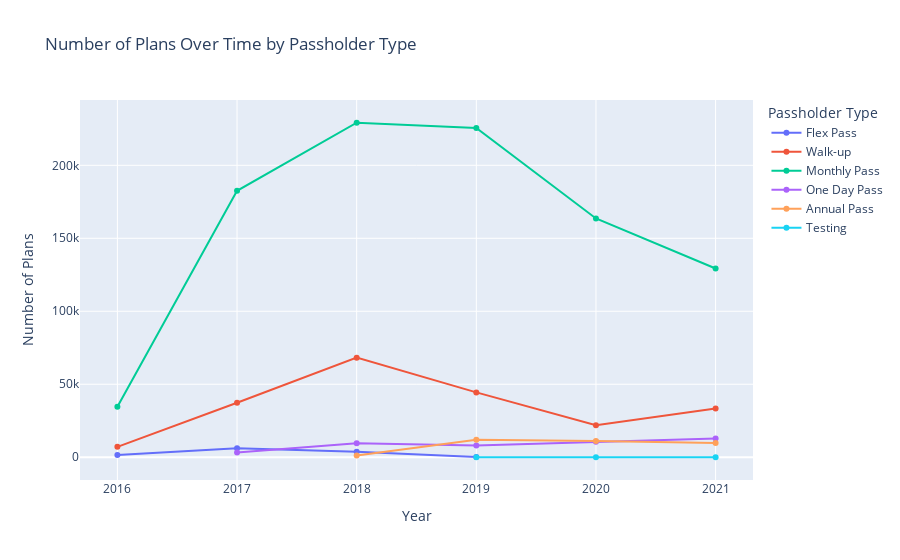

The notebook cell this image was saved under:
### Code cell
# Create the time series plot
fig = px.line(
    grupo_planes_anio_ordenado,
    x='start_year',
    y='cantidad_de_planes',
    color='passholder_type',  # Line for each passholder_type
    markers=True,  # Add markers to the lines
    labels={
        'start_year': 'Year',
        'cantidad_de_planes': 'Number of Plans',
        'passholder_type': 'Passholder Type'
    },
    title='Number of Plans Over Time by Passholder Type'
)

# Customize layout (optional)
fig.update_layout(
    xaxis=dict(title='Year'),
    yaxis=dict(title='Number of Plans'),
    legend_title='Passholder Type'
)

### Figure 1 — Plotly figure (JSON) as saved in the notebook; plotly's stock layout.template omitted (floating-point values rounded to 4 significant figures)
{"data": [{"hovertemplate": "Passholder Type=Flex Pass<br>Year=%{x}<br>Number of Plans=%{y}<extra></extra>", "legendgroup": "Flex Pass", "line": {"color": "#636efa", "dash": "solid"}, "marker": {"symbol": "circle"}, "mode": "lines+markers", "name": "Flex Pass", "orientation": "v", "showlegend": true, "type": "scatter", "x": [2016, 2017, 2018, 2019], "xaxis": "x", "y": [1534, 6195, 3713, 162], "yaxis": "y"}, {"hovertemplate": "Passholder Type=Walk-up<br>Year=%{x}<br>Number of Plans=%{y}<extra></extra>", "legendgroup": "Walk-up", "line": {"color": "#EF553B", "dash": "solid"}, "marker": {"symbol": "circle"}, "mode": "lines+markers", "name": "Walk-up", "orientation": "v", "showlegend": true, "type": "scatter", "x": [2016, 2017, 2018, 2019, 2020, 2021], "xaxis": "x", "y": [7134, 37318, 68246, 44426, 21967, 33335], "yaxis": "y"}, {"hovertemplate": "Passholder Type=Monthly Pass<br>Year=%{x}<br>Number of Plans=%{y}<extra></extra>", "legendgroup": "Monthly Pass", "line": {"color": "#00cc96", "dash": "solid"}, "marker": {"symbol": "circle"}, "mode": "lines+markers", "name": "Monthly Pass", "orientation": "v", "showlegend": true, "type": "scatter", "x": [2016, 2017, 2018, 2019, 2020, 2021], "xaxis": "x", "y": [34530, 182495, 229147, 225574, 163586, 129323], "yaxis": "y"}, {"hovertemplate": "Passholder Type=One Day Pass<br>Year=%{x}<br>Number of Plans=%{y}<extra></extra>", "legendgroup": "One Day Pass", "line": {"color": "#ab63fa", "dash": "solid"}, "marker": {"symbol": "circle"}, "mode": "lines+markers", "name": "One Day Pass", "orientation": "v", "showlegend": true, "type": "scatter", "x": [2017, 2018, 2019, 2020, 2021], "xaxis": "x", "y": [3247, 9600, 8118, 10677, 12813], "yaxis": "y"}, {"hovertemplate": "Passholder Type=Annual Pass<br>Year=%{x}<br>Number of Plans=%{y}<extra></extra>", "legendgroup": "Annual Pass", "line": {"color": "#FFA15A", "dash": "solid"}, "marker": {"symbol": "circle"}, "mode": "lines+markers", "name": "Annual Pass", "orientation": "v", "showlegend": true, "type": "scatter", "x": [2018, 2019, 2020, 2021], "xaxis": "x", "y": [1188, 12002, 11151, 9751], "yaxis": "y"}, {"hovertemplate": "Passholder Type=Testing<br>Year=%{x}<br>Number of Plans=%{y}<extra></extra>", "legendgroup": "Testing", "line": {"color": "#19d3f3", "dash": "solid"}, "marker": {"symbol": "circle"}, "mode": "lines+markers", "name": "Testing", "orientation": "v", "showlegend": true, "type": "scatter", "x": [2019, 2020, 2021], "xaxis": "x", "y": [60, 17, 1], "yaxis": "y"}], "layout": {"legend": {"title": {"text": "Passholder Type"}, "tracegroupgap": 0}, "title": {"text": "Number of Plans Over Time by Passholder Type"}, "xaxis": {"anchor": "y", "domain": [0, 1], "title": {"text": "Year"}}, "yaxis": {"anchor": "x", "domain": [0, 1], "title": {"text": "Number of Plans"}}}}
